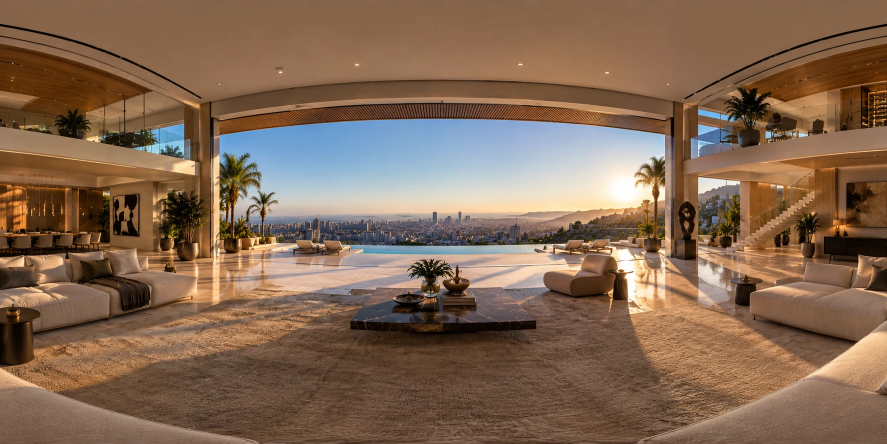
#> input picture trazo/Herramientas/Retoques/sala_lujo/original.webp, 1774 x 887 px, given in place of original.png, which was not available (shown at 1/2 size)
$ python mesa.py original.png con_lama.jpg mascara_mesa.png salida.jpg
#> lines starting #> are read from the running program, lines starting #| are printed output that depends on the picture; after the words box and inside, x2 and y2 are one past the last pixel; in counts of white or black regions, pixels touching at a corner belong together; pictures that were not available may be replaced by others from this repository, and a replacement may not be noted
# Sala de lujo (v38): el toque final de la mesa de centro, después de LaMa.
#  - La TAPA DEL LIBRO de arriba (donde estaba el tazón) se rehace lisa: un degradado suave sacado de lo que se ve
#    del libro a los lados del tazón. Así los libros quedan limpios y rectos.
#  - El MÁRMOL donde se reflejaba el florero: LaMa lo dejaba con una mancha amarilla. Aquí el color
#    de fondo sale del mármol de los lados y de LaMa solo queda la textura fina.
# Uso: python3 mesa.py original.png con_lama.jpg mascara_mesa.png salida.jpg
import sys
import numpy as np, cv2
ruta_o, ruta_l, ruta_m, salida = sys.argv[1:5]
o = cv2.imread(ruta_o).astype(np.float32)
lama = cv2.imread(ruta_l).astype(np.float32)
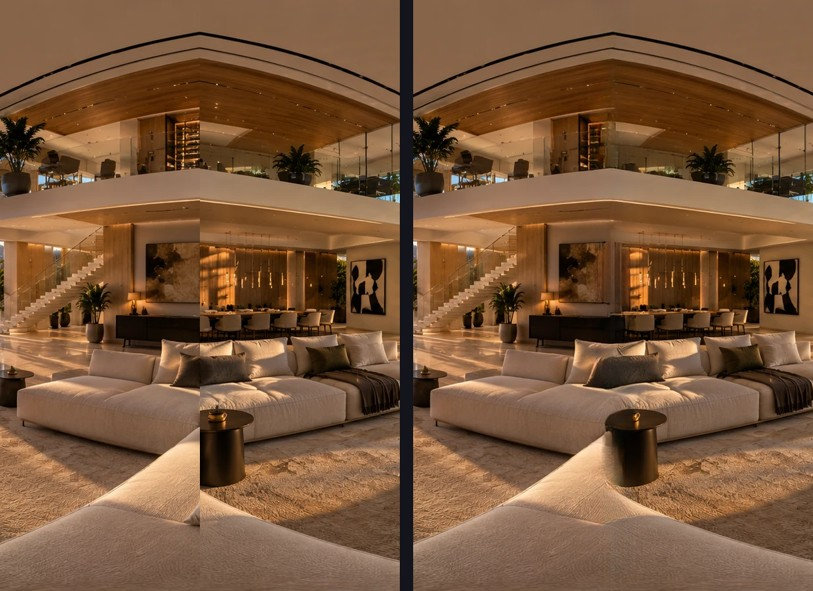
#> input picture trazo/Herramientas/Retoques/sala_lujo/costura_antes_despues.jpg, 813 x 591 px, given in place of con_lama.jpg, which was not available
m = cv2.imread(ruta_m, 0) > 0
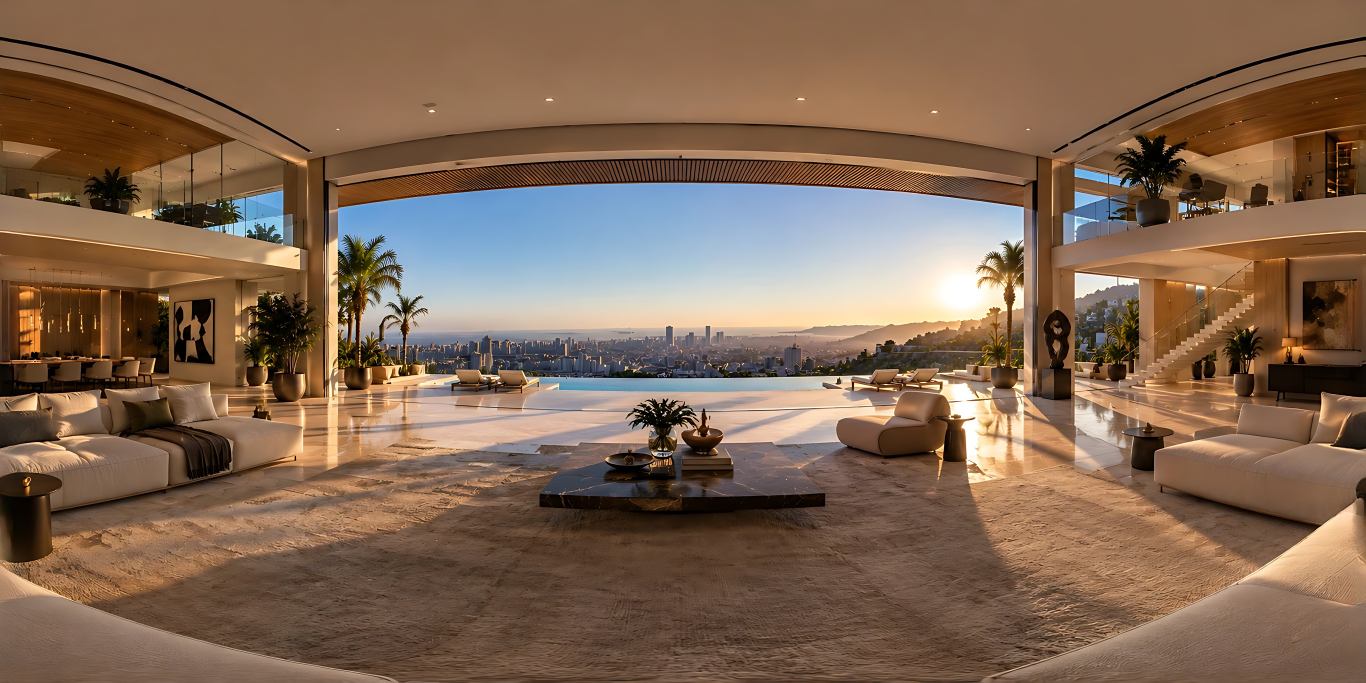
#> input picture trazo/Herramientas/Retoques/sala_lujo/sala_lujo360.jpg, 4096 x 2048 px, given in place of mascara_mesa.png, which was not available (shown at 1/3 size)
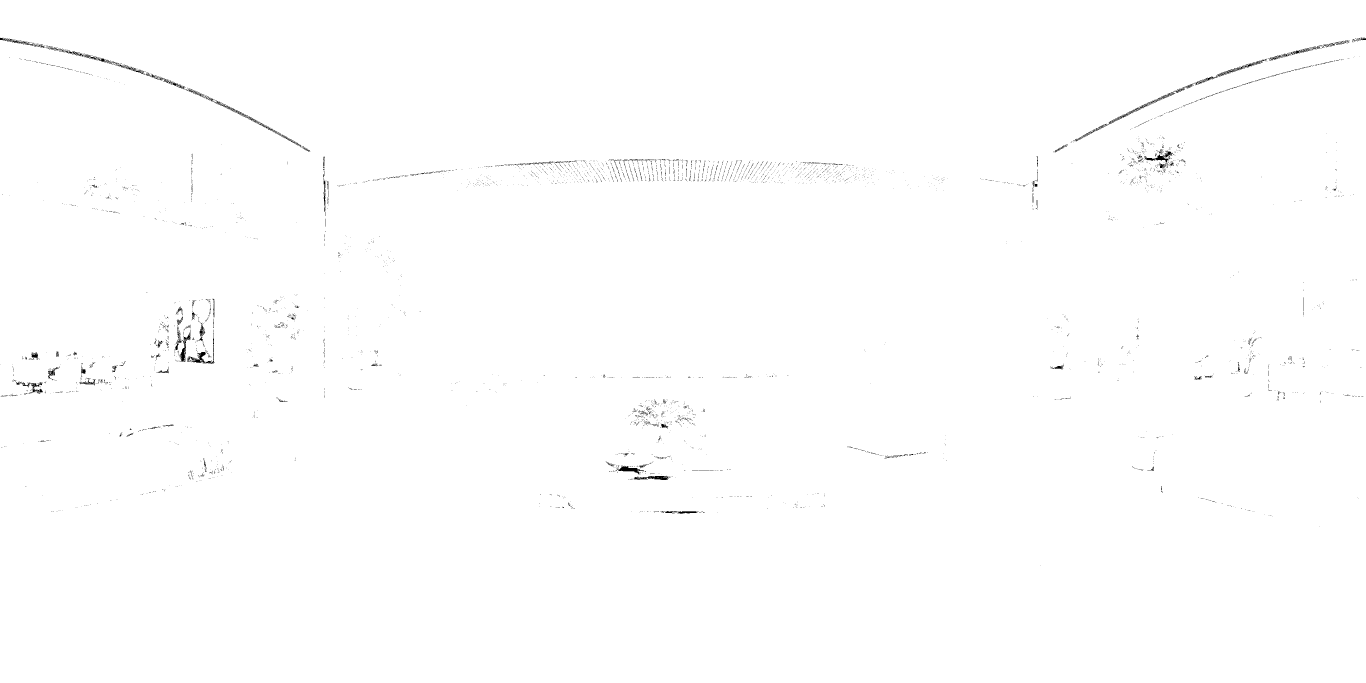
#> m: shape (2048, 4096) bool (shown at 1/3 size); 99.6% white; black in thin lines or dots, all inside (x1, y1, x2, y2) = (0, 111, 4096, 1696)
H, W = m.shape
#> H = 2048; W = 4096
res = lama.copy()

# 1) La tapa del libro de arriba.
tapa = np.zeros((H, W), np.uint8)
cv2.fillPoly(tapa, [np.array([(2046, 1341), (2172, 1341), (2189, 1372), (2046, 1372)], np.int32)], 255)
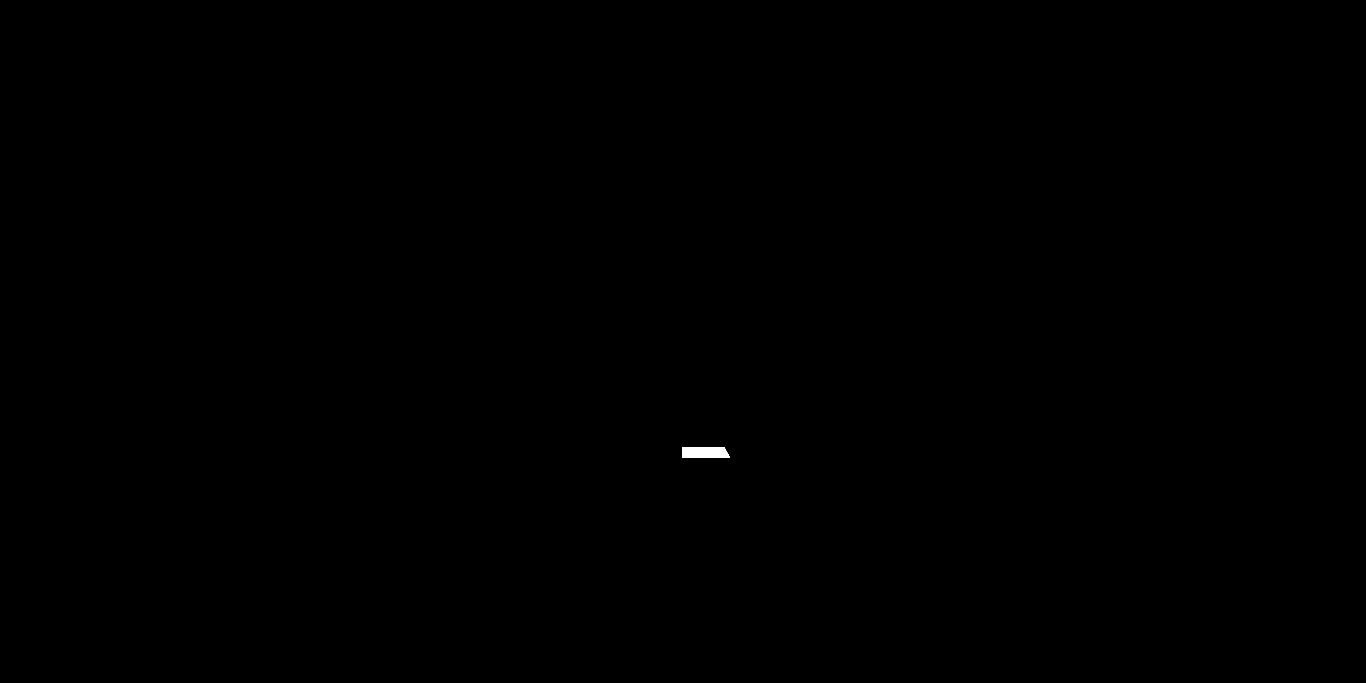
#> tapa: shape (2048, 4096) (shown at 1/3 size); 0.05% white; 1 white region, box (x1, y1, x2, y2) and area: (2046, 1341, 2190, 1373) 4336
tapa = tapa > 0
# Lo que se ve de la tapa (sin las orillas) decide un degradado plano (color = a + b·x + c·y) que llena el resto.
borde = cv2.erode(tapa.astype(np.uint8), np.ones((5, 5), np.uint8)) > 0
# Solo la parte más clara cuenta: lo oscuro era la sombra del tazón, que ya no está. Y se rehace toda la tapa.
ys, xs = np.nonzero(borde & ~m)
#> ys = [1343, 1344, 1344, 1345, 1346, 1347, 1348, 1349, 1362]; xs = [2079, 2078, 2098, 2103, 2079, 2102, 2103, 2096, 2119]
#> (the run stopped early here; a loop or call above may not have finished)
